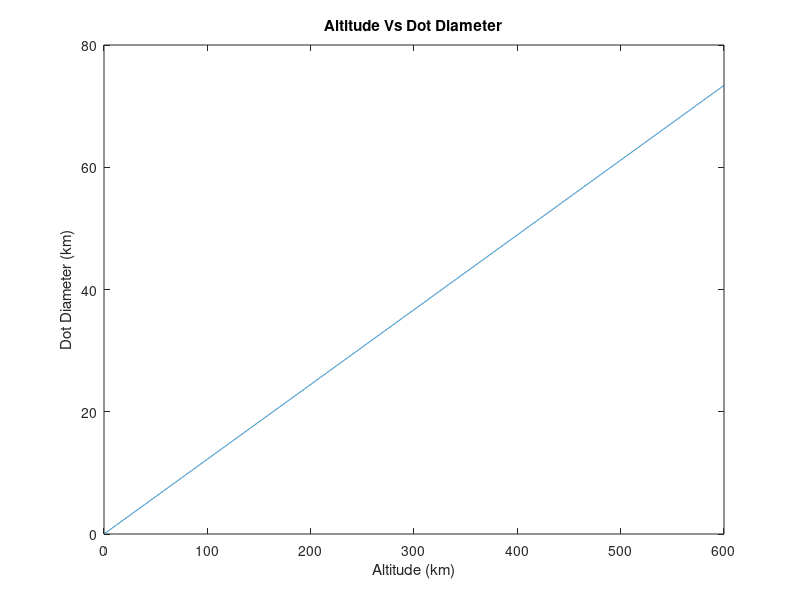
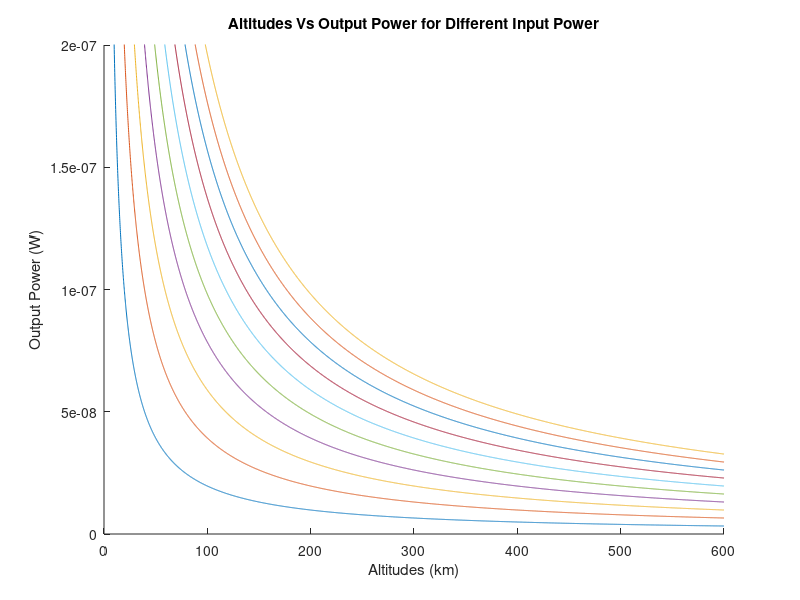

The MATLAB script that drew these images, in order: (Note: this script raises an error after producing the figures.)
clear
close all

% Plot altitude vs dot diameter
altitudes = 0:0.1:600;
dotDiameters =  2 * tand(7/2) * altitudes;

plot(altitudes(1,:), dotDiameters(1,:))
title("Altitude Vs Dot Diameter")
xlabel("Altitude (km)")
ylabel("Dot Diameter (km)")

% Plot each output power curve
figure
hold on

inputPower = 10:10:100; 

for power = inputPower
    outputPower = (power * 0.6 * 0.2 ^ 2) ./ (dotDiameters*1000.^2);
    
    plot(altitudes(1,:), outputPower(1,:))
end

title("Altitudes Vs Output Power for Different Input Power")
ylim([0 2*10^-7])
ylabel("Output Power (W)")
xlabel("Altitudes (km)")

leg = legend(string(inputPower) + " W");
title(leg, "Input power")

% Plot each power fraction graph
figure
hold on

powerFraction = (0.6 * 0.2 ^ 2) ./ (dotDiameters*1000.^2);

plot(altitudes(1,:), powerFraction(1,:))
title("Altitudes Vs P_r_x / P_t_x")
ylim([0 0.5*10^-8])
ylabel("P_r_x / P_t_x")
xlabel("Altitudes (km)")


%{
% Init scenario
startTime = datetime(2025,2,1,0,0,0);
stopTime = startTime + hours(2/60);
sampleTime = 10;    % determines length of time intervals (seconds)

% Initialize CtS satellite with orbit parameters
semiMajorAxis = 6950;
eccentricity = 1e-6;
inclination = 98;
RAAN = 135.58;
argOfPeriapsis = 0;
trueAnomaly = 1.81165e-15;
A = 0.115 * 0.115;
cd = 2; %coefficient of drag
mass = 5;
F107 = 70; %solar radio flux
Ap = 0;

Re = 6378.137;      
Mu = 398600.4418;

computeOrbitalDecay();

[P, t] = computeOrbitalDecay(semiMajorAxis, eccentricity, A, cd, mass, F107, Ap);

figure('color',[1 1 1]);
plot(t./86400,((P./(2.*pi)).^2.*Mu).^(1/3)-Re,'k','linewidth',2);
grid on;
xlabel('Time (Days)');
ylabel('Altitude (km)');
title(['Vectorized Orbital Decay vs. Time ','A*C_D = ',num2str(A*cd)]);
ylim([180 max(semiMajorAxis-Re)]);
[P,t] = deal([]);

%}
